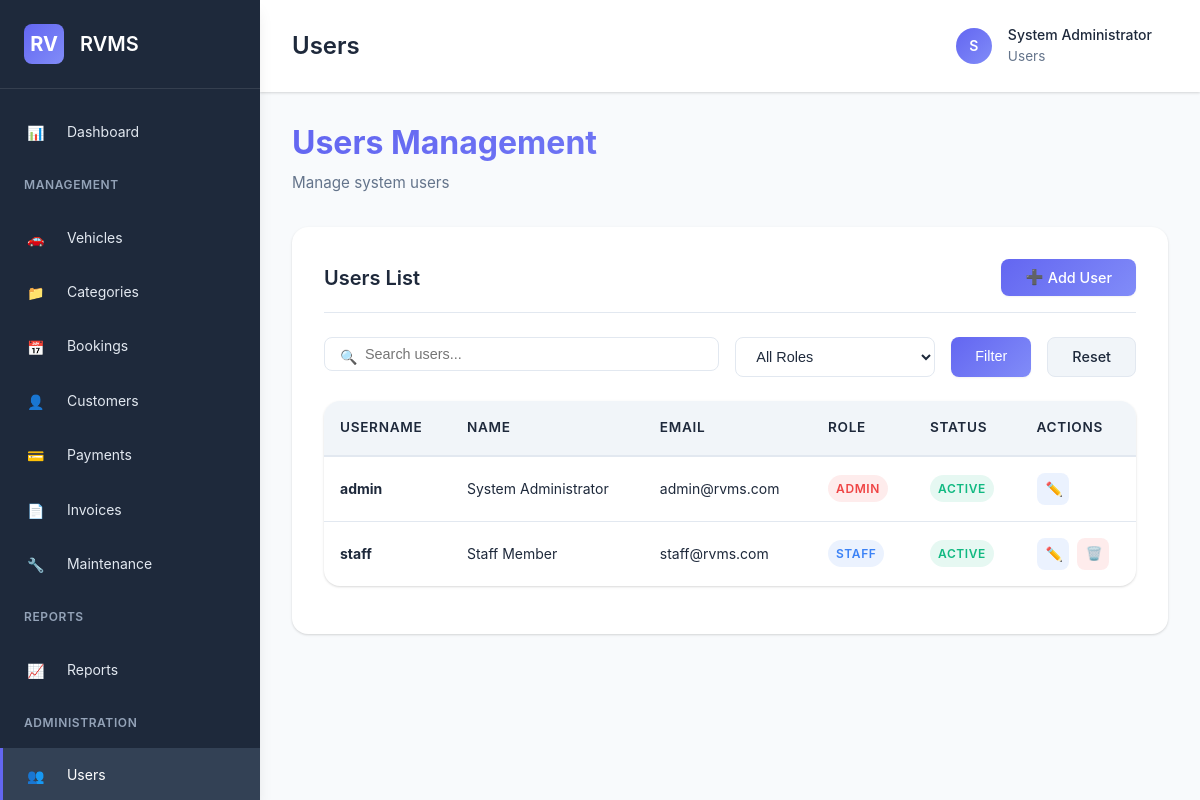
The page /pages/users.php (signed in) on the database its author committed.
### tables this page shows
CREATE TABLE IF NOT EXISTS users (
    id INT AUTO_INCREMENT PRIMARY KEY,
    username VARCHAR(50) UNIQUE NOT NULL,
    email VARCHAR(100) UNIQUE NOT NULL,
    password VARCHAR(255) NOT NULL,
    full_name VARCHAR(100) NOT NULL,
    role ENUM('admin', 'staff', 'customer') DEFAULT 'customer',
    phone VARCHAR(20),
    address TEXT,
    status ENUM('active', 'inactive') DEFAULT 'active',
    created_at TIMESTAMP DEFAULT CURRENT_TIMESTAMP,
    updated_at TIMESTAMP DEFAULT CURRENT_TIMESTAMP ON UPDATE CURRENT_TIMESTAMP,
    INDEX idx_username (username),
    INDEX idx_email (email),
    INDEX idx_role (role)
);

### config/auth.php (called while the page is built, shortened)
<?php
function isLoggedIn() {
    return isset($_SESSION['user_id']) && !empty($_SESSION['user_id']);
}
function hasRole($roles) {
    $userRole = $_SESSION['user_role'] ?? '';
    if (is_array($roles)) {
        return in_array($userRole, $roles);
    }
    return $userRole === $roles;
}
function getCurrentUser() {
    $db = getDB();
    try {
        $stmt = $db->prepare("SELECT id, username, email, full_name, role, phone, address, status FROM users WHERE id = ? LIMIT 1");
        $stmt->execute([$_SESSION['user_id']]);
        return $stmt->fetch();
    } catch(PDOException $e) {
        error_log("Get User Error: " . $e->getMessage());
        return null;
    }
}

### pages/users.php (the view, shortened to what this page needs)
<?php
require_once '../config/auth.php';
$pageTitle = 'Users';
$db = getDB();
$search = $_GET['search'] ?? '';
$page = intval($_GET['page'] ?? 1);
$where = ['1=1'];
$params = [];
$whereClause = implode(' AND ', $where);
$countStmt = $db->prepare("SELECT COUNT(*) as total FROM users WHERE $whereClause");
$countStmt->execute($params);
$totalItems = $countStmt->fetch()['total'];
$pagination = getPagination($page, $totalItems);
$offset = $pagination['offset'];
$stmt = $db->prepare("SELECT id, username, email, full_name, role, phone, status, created_at FROM users WHERE $whereClause ORDER BY created_at DESC LIMIT ? OFFSET ?");
$stmt->execute(array_merge($params, [ITEMS_PER_PAGE, $offset]));
$users = $stmt->fetchAll();
$editUser = null;
include '../includes/header.php';
?>
<div class="page-header">
    <h1 class="page-title">Users Management</h1>
    <p class="page-subtitle">Manage system users</p>
</div>
<?php if (isset($_GET['add']) || isset($_GET['edit'])): ?>
    <div class="card">
        <div class="card-header">
            <h3 class="card-title"><?php echo isset($_GET['edit']) ? 'Edit User' : 'Add User'; ?></h3>
        </div>
        <div class="card-body">
            <form method="POST">
                <input type="hidden" name="action" value="<?php echo isset($_GET['edit']) ? 'edit' : 'add'; ?>">
                <?php if (isset($_GET['edit'])): ?>
                    <input type="hidden" name="id" value="<?php echo $editUser['id']; ?>">
                <?php endif; ?>
                <div style="display: grid; grid-template-columns: 1fr 1fr; gap: var(--spacing-lg);">
                    <div class="form-group">
                        <label class="form-label required" for="username">Username</label>
                        <input type="text" class="form-control" id="username" name="username" required value="<?php echo htmlspecialchars($editUser['username'] ?? ''); ?>">
                    </div>
                    <div class="form-group">
                        <label class="form-label required" for="email">Email</label>
                        <input type="email" class="form-control" id="email" name="email" required value="<?php echo htmlspecialchars($editUser['email'] ?? ''); ?>">
                    </div>
                    <div class="form-group">
                        <label class="form-label <?php echo isset($_GET['edit']) ? '' : 'required'; ?>" for="password">Password</label>
                        <input type="password" class="form-control" id="password" name="password" <?php echo isset($_GET['edit']) ? '' : 'required'; ?>>
                        <?php if (isset($_GET['edit'])): ?>
                            <div class="form-help">Leave blank to keep current password</div>
                        <?php endif; ?>
                    </div>
                    <div class="form-group">
                        <label class="form-label required" for="full_name">Full Name</label>
                        <input type="text" class="form-control" id="full_name" name="full_name" required value="<?php echo htmlspecialchars($editUser['full_name'] ?? ''); ?>">
                    </div>
                    <div class="form-group">
                        <label class="form-label required" for="role">Role</label>
                        <select class="form-control" id="role" name="role" required>
                            <option value="admin" <?php echo ($editUser && $editUser['role'] === 'admin') ? 'selected' : ''; ?>>Admin</option>
                            <option value="staff" <?php echo ($editUser && $editUser['role'] === 'staff') ? 'selected' : ''; ?>>Staff</option>
                            <option value="customer" <?php echo ($editUser && $editUser['role'] === 'customer') ? 'selected' : ''; ?>>Customer</option>
                        </select>
                    </div>
                    <div class="form-group">
                        <label class="form-label" for="phone">Phone</label>
                        <input type="text" class="form-control" id="phone" name="phone" value="<?php echo htmlspecialchars($editUser['phone'] ?? ''); ?>">
                    </div>
                    <div class="form-group" style="grid-column: 1 / -1;">
                        <label class="form-label" for="address">Address</label>
                        <textarea class="form-control" id="address" name="address" rows="2"><?php echo htmlspecialchars($editUser['address'] ?? ''); ?></textarea>
                    </div>
                    <div class="form-group">
                        <label class="form-label" for="status">Status</label>
                        <select class="form-control" id="status" name="status">
                            <option value="active" <?php echo ($editUser && $editUser['status'] === 'active') ? 'selected' : ''; ?>>Active</option>
                            <option value="inactive" <?php echo ($editUser && $editUser['status'] === 'inactive') ? 'selected' : ''; ?>>Inactive</option>
                        </select>
                    </div>
                </div>
                <div class="card-footer">
                    <a href="<?php echo BASE_URL; ?>pages/users.php" class="btn btn-secondary">Cancel</a>
                    <button type="submit" class="btn btn-primary"><?php echo isset($_GET['edit']) ? 'Update' : 'Add'; ?> User</button>
                </div>
            </form>
        </div>
    </div>
<?php else: ?>
    <div class="card">
        <div class="card-header">
            <h3 class="card-title">Users List</h3>
            <a href="<?php echo BASE_URL; ?>pages/users.php?add=1" class="btn btn-primary">
                <i class="icon icon-add"></i> Add User
            </a>
        </div>
        <div class="card-body">
            <form method="GET" class="search-filter-bar">
                <div class="search-box">
                    <i class="icon icon-search"></i>
                    <input type="text" class="form-control" name="search" placeholder="Search users..." value="<?php echo htmlspecialchars($search); ?>">
                </div>
                <select class="form-control" name="role" style="width: 200px;">
                    <option value="">All Roles</option>
                </select>
                <button type="submit" class="btn btn-primary">Filter</button>
                <a href="<?php echo BASE_URL; ?>pages/users.php" class="btn btn-secondary">Reset</a>
            </form>
            <div class="table-container" style="margin-top: var(--spacing-lg);">
                <table class="table">
                    <thead>
                        <tr>
                            <th>Username</th>
                            <th>Name</th>
                            <th>Email</th>
                            <th>Role</th>
                            <th>Status</th>
                            <th>Actions</th>
                        </tr>
                    </thead>
                    <tbody>
                        <?php if (empty($users)): ?>
                            <tr>
                                <td colspan="6" class="text-center">No users found</td>
                            </tr>
                        <?php else: ?>
                            <?php foreach ($users as $user): ?>
                                <tr>
                                    <td><strong><?php echo htmlspecialchars($user['username']); ?></strong></td>
                                    <td><?php echo htmlspecialchars($user['full_name']); ?></td>
                                    <td><?php echo htmlspecialchars($user['email']); ?></td>
                                    <td>
                                        <span class="badge badge-<?php
                                            echo $user['role'] === 'admin' ? 'danger' :
                                                ($user['role'] === 'staff' ? 'info' : 'secondary');
                                        ?>">
                                            <?php echo ucfirst($user['role']); ?>
                                        </span>
                                    </td>
                                    <td>
                                        <span class="badge badge-<?php echo $user['status'] === 'active' ? 'success' : 'secondary'; ?>">
                                            <?php echo ucfirst($user['status']); ?>
                                        </span>
                                    </td>
                                    <td>
                                        <div class="action-buttons">
                                            <a href="<?php echo BASE_URL; ?>pages/users.php?edit=<?php echo $user['id']; ?>" class="action-btn action-btn-edit">
                                                <i class="icon icon-edit"></i>
                                            </a>
                                            <?php if ($user['id'] != $_SESSION['user_id']): ?>
                                                <form method="POST" style="display: inline;" onsubmit="return confirmDelete();">
                                                    <button type="submit" class="action-btn action-btn-delete">
                                                        <i class="icon icon-delete"></i>
                                                    </button>
                                                </form>
                                            <?php endif; ?>
                                        </div>
                                    </td>
                                </tr>
                            <?php endforeach; ?>
                        <?php endif; ?>
                    </tbody>
                </table>
            </div>
        </div>
    </div>
<?php endif; ?>
<?php include '../includes/footer.php'; ?>

### includes/header.php (shortened to what this page needs)
<?php
$currentUser = getCurrentUser();
$currentPage = basename($_SERVER['PHP_SELF']);
?>
<!DOCTYPE html>
<html lang="en">
<head>
    <link rel="stylesheet" href="<?php echo BASE_URL; ?>assets/css/style.css">
    <link rel="stylesheet" href="<?php echo BASE_URL; ?>assets/icons/icons.css">
</head>
<body>
    <aside class="sidebar" id="sidebar">
        <div class="sidebar-header">
            <div class="sidebar-logo">RV</div>
            <div class="sidebar-title">RVMS</div>
        </div>
        <nav class="sidebar-menu">
            <a href="<?php echo BASE_URL; ?>dashboard.php" class="menu-item <?php echo $currentPage === 'dashboard.php' ? 'active' : ''; ?>">
                <i class="icon icon-dashboard"></i> Dashboard
            </a>
            <?php if (hasRole(['admin', 'staff'])): ?>
            <div class="menu-group-title">Management</div>
            <a href="<?php echo BASE_URL; ?>pages/vehicles.php" class="menu-item <?php echo $currentPage === 'vehicles.php' ? 'active' : ''; ?>">
                <i class="icon icon-vehicle"></i> Vehicles
            </a>
            <a href="<?php echo BASE_URL; ?>pages/categories.php" class="menu-item <?php echo $currentPage === 'categories.php' ? 'active' : ''; ?>">
                <i class="icon icon-category"></i> Categories
            </a>
            <a href="<?php echo BASE_URL; ?>pages/bookings.php" class="menu-item <?php echo $currentPage === 'bookings.php' ? 'active' : ''; ?>">
                <i class="icon icon-booking"></i> Bookings
            </a>
            <a href="<?php echo BASE_URL; ?>pages/customers.php" class="menu-item <?php echo $currentPage === 'customers.php' ? 'active' : ''; ?>">
                <i class="icon icon-customer"></i> Customers
            </a>
            <a href="<?php echo BASE_URL; ?>pages/payments.php" class="menu-item <?php echo $currentPage === 'payments.php' ? 'active' : ''; ?>">
                <i class="icon icon-payment"></i> Payments
            </a>
            <a href="<?php echo BASE_URL; ?>pages/invoices.php" class="menu-item <?php echo $currentPage === 'invoices.php' ? 'active' : ''; ?>">
                <i class="icon icon-file"></i> Invoices
            </a>
            <a href="<?php echo BASE_URL; ?>pages/maintenance.php" class="menu-item <?php echo $currentPage === 'maintenance.php' ? 'active' : ''; ?>">
                <i class="icon icon-maintenance"></i> Maintenance
            </a>
            <?php endif; ?>
            <?php if (hasRole(['admin', 'staff'])): ?>
            <div class="menu-group-title">Reports</div>
            <a href="<?php echo BASE_URL; ?>pages/reports.php" class="menu-item <?php echo $currentPage === 'reports.php' ? 'active' : ''; ?>">
                <i class="icon icon-report"></i> Reports
            </a>
            <?php endif; ?>
            <?php if (hasRole(['admin'])): ?>
            <div class="menu-group-title">Administration</div>
            <a href="<?php echo BASE_URL; ?>pages/users.php" class="menu-item <?php echo $currentPage === 'users.php' ? 'active' : ''; ?>">
                <i class="icon icon-user"></i> Users
            </a>
            <?php endif; ?>
        </nav>
    </aside>
    <div class="main-content">
        <header class="header">
            <div class="header-left">
                <h2 style="margin: 0; font-size: 1.5rem;"><?php echo isset($pageTitle) ? $pageTitle : 'Dashboard'; ?></h2>
            </div>
            <div class="header-right">
                <div class="user-menu">
                    <div class="user-avatar"><?php echo strtoupper(substr($currentUser['full_name'], 0, 1)); ?></div>
                    <div>
                        <div style="font-weight: 500;"><?php echo htmlspecialchars($currentUser['full_name']); ?></div>
                        <div style="font-size: 0.85rem; color: var(--text-secondary);">
                            <?php echo isset($pageTitle) ? $pageTitle : ucfirst($currentUser['role']); ?>
                        </div>
                    </div>
                </div>
            </div>
        </header>
        <div class="content">

### rows shown on the page
users: full_name "S", full_name "System Administrator", username "admin", email "admin@rvms.com", role "ADMIN", status "ACTIVE"
users: username "staff", full_name "Staff Member", email "staff@rvms.com", role "STAFF", status "ACTIVE"

### other values the page prints
$pageTitle "Users"
